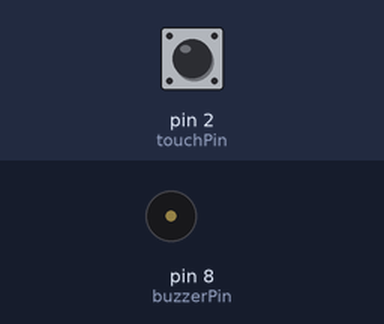
A sketch run on a simulated Arduino Uno, built with avr-gcc and run on an emulated ATmega328P. On the bench: buzzer (waves = sounding). The test bench sets the inputs (shaded band); at power-on: pin 2 (touchPin) LOW.

Above: at 1.2 s.
1.3 s: pin 2 (touchPin) pulled HIGH for 0.15 s
At 1.55 s:
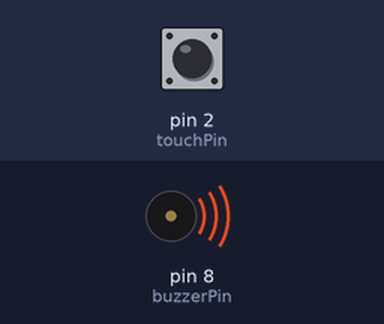
Timing chart, 0 to 8.6 s (numbered marks = the images above; inputs shaded):
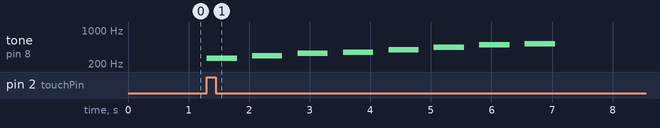

The sketch:

touchsensormusic.ino
```cpp
#include <Tone.h>

const int touchPin = 2; // Touch sensor connected to pin 2
const int buzzerPin = 8; // Buzzer connected to pin 8

int melody[] = {262, 294, 330, 349, 392, 440, 494, 523}; // Example melody notes
int noteDuration = 500; // Duration of each note in milliseconds

void setup() {
  pinMode(touchPin, INPUT);
  pinMode(buzzerPin, OUTPUT);
}

void loop() {
  if (digitalRead(touchPin) == HIGH) {
    for (int i = 0; i < 8; i++) {
      tone(buzzerPin, melody[i], noteDuration);
      delay(noteDuration * 1.5); // Pause between notes
    }
    delay(1000); // Pause after completing melody
  }
}
```

Measured:
- after the input at 1.3 s, tone on pin 8 (buzzerPin): plays 262 Hz for 0.50 s, 294 Hz for 0.50 s, 330 Hz for 0.50 s, 349 Hz for 0.50 s, 392 Hz for 0.50 s, 440 Hz for 0.50 s … (8 notes in this stretch), starting at once
